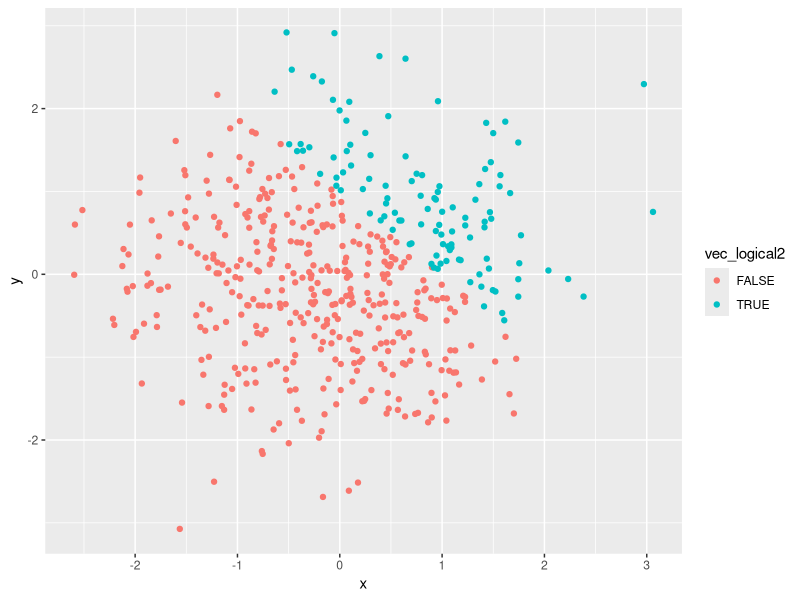
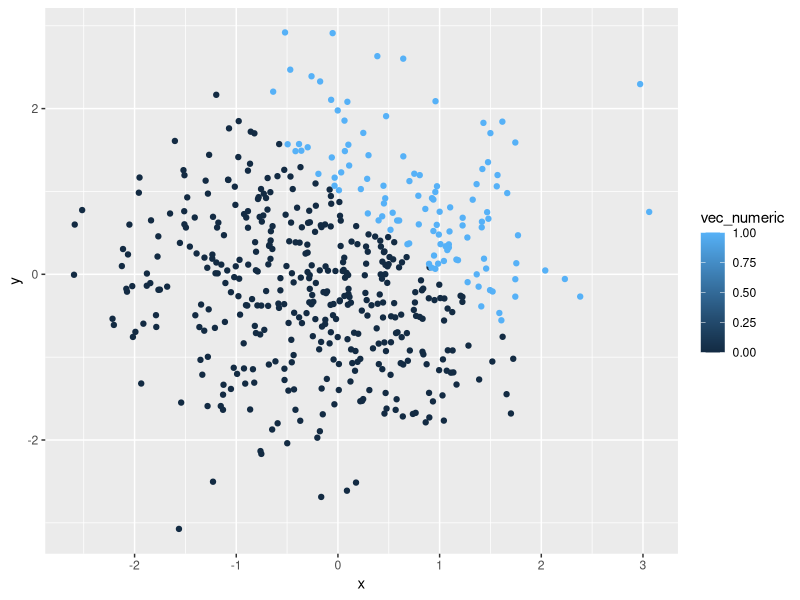
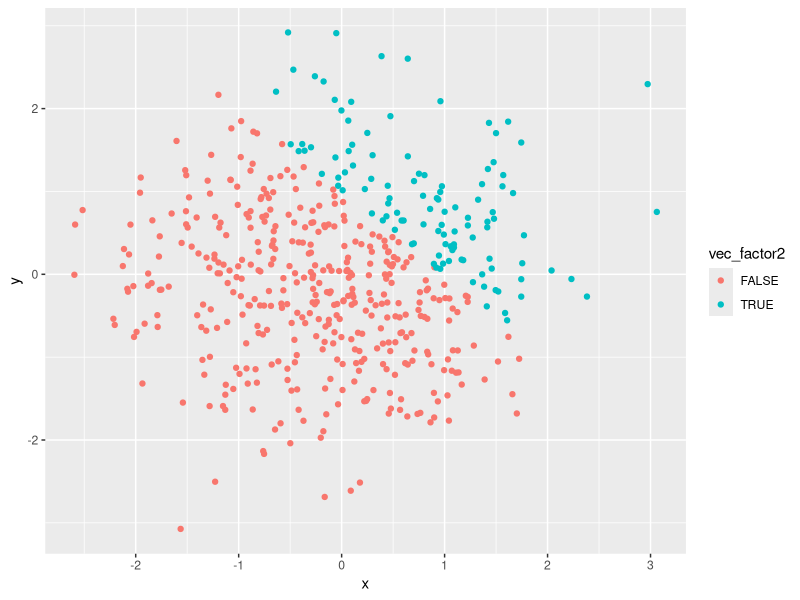
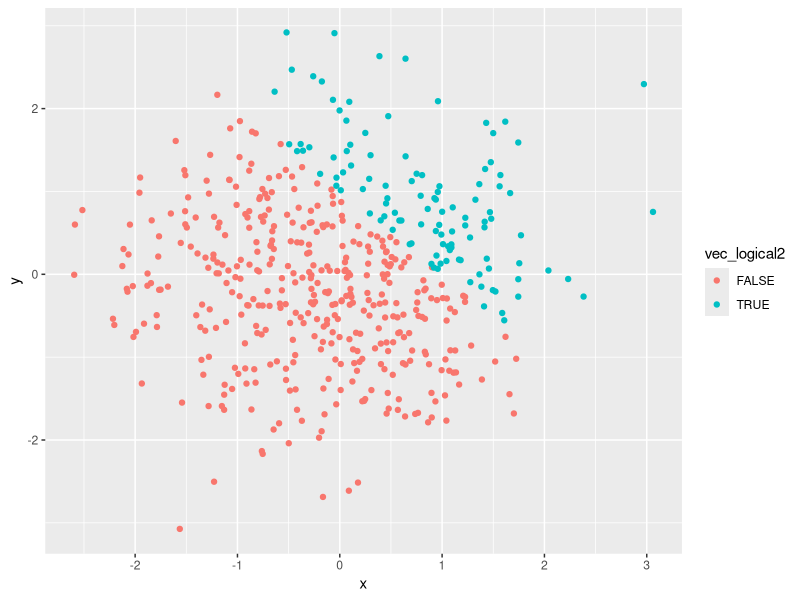

R code for these plots, in order:
## ---- chunk 1
knitr::opts_chunk$set(echo = TRUE)
## ---- chunk 2
#problem 1

#run tidyverse package and create a data frame called hw1_df with 4 different types of variables 
library(tidyverse)

set.seed(9)

hw1_df = tibble( 
  samp = rnorm(8), 
  vec_logical = samp > 0,
  vec_char = c("a", "b", "c", "d", "e", "f", "g", "h"),
  vec_factor = factor(c("newyork", "boston", "atlanta", "newyork", "boston", "atlanta", "newyork", "boston"))
)

#attempting to take the mean of each variable in data frame hw1_df 

#mean of the random normal sample, samp: 
mean(pull(hw1_df, samp))
#we can get a mean value for the variable samp as it is a numerical vector 

#mean of the variable vec_logical
mean(pull(hw1_df, vec_logical))  
#we can get a mean value for vec_logical 
    
#mean of the variable vec_char
mean(pull(hw1_df, vec_char))  
#we cannot take the mean of vec_char - we get an error saying that the argument is not numeric or logical and the result returns NA 

#mean of the variable vec_factor
mean(pull(hw1_df, vec_factor)) 
#we cannot take the mean of vec_factor - we get an error saying that the argument is not numeric or logical and the result returns NA 

## ---- chunk 3
#converting vec_logical to a numeric vector and then multiplying the result by samp
as.numeric(pull(hw1_df, vec_logical))*(pull(hw1_df, samp))

#converting vec_logical to a numeric vector and then multiplying the result by samp
as.factor(pull(hw1_df, vec_logical))*(pull(hw1_df, samp))

#converting vec_logical to a factor vector, then converting the result into a numeric and then multiplying by the random normal samp 
as.factor(pull(hw1_df, vec_logical))
as.numeric(as.factor(pull(hw1_df, vec_logical)))*(pull(hw1_df, samp))

## ---- chunk 4
#problem 2 

#creating a new data frame called hw1_df2 
set.seed(999)
hw1_df2 = tibble(
  x = rnorm(500),
  y = rnorm(500),
  vec_logical2 = x + y > 1,
  vec_numeric = as.numeric(vec_logical2),
  vec_factor2 = as.factor(vec_logical2)
  )     

## ---- chunk 5
#creating a scatterplot of y vs x, using color to distinguish the values of the logical vector, vec_logical2 
ggplot(hw1_df2, aes(x = x, y = y, color = vec_logical2)) + geom_point()
ggsave("hw1_scatter_plot.pdf")

ggplot(hw1_df2, aes(x = x, y = y, color = vec_numeric)) + geom_point()

ggplot(hw1_df2, aes(x = x, y = y, color = vec_factor2)) + geom_point()

#all three of the scatter plots are the same. the scales of the factor and logical variables are binary with the colors representing TRUE or FALSE while the numeric is continuous with the colors representing a 0 to 1 scale, although the colors on the plot seem to be either 0 or 1. 

